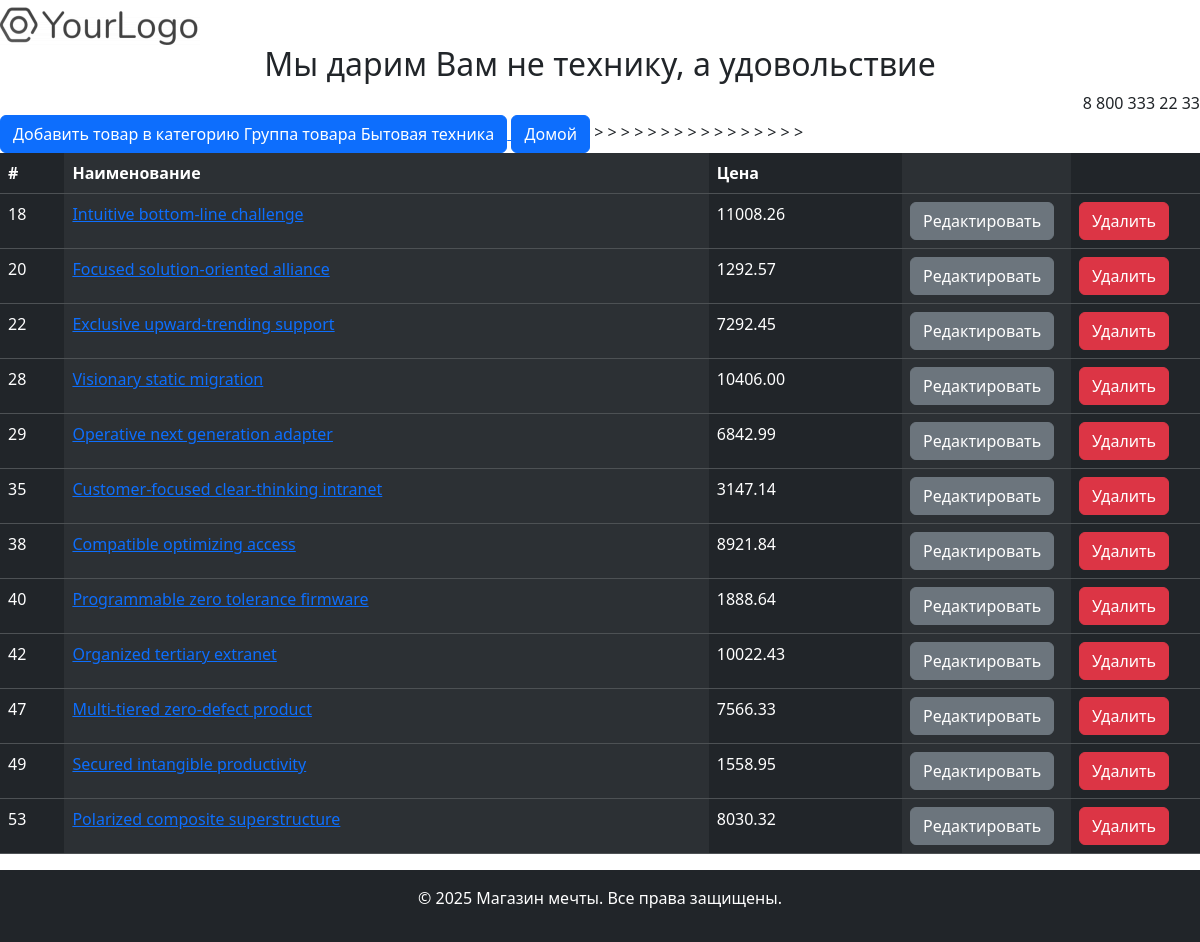
The app's page /products/4 with its own data.
### shop_store/models.py (models this page shows, shortened)
class Category(models.Model):
    name = models.CharField(max_length=50,validators=[MinLengthValidator(5)])
    description = models.TextField()
    def __str__(self):
        return f'Группа товара {self.name}'

class Product(models.Model):
    name = models.CharField( max_length=100,validators=[MinLengthValidator(5)])
    description = models.TextField()
    price = models.DecimalField(max_digits=10, decimal_places=2,validators=[MinValueValidator(10),MaxValueValidator(10000)])
    created_at = models.DateTimeField(auto_now_add=True)
    category = models.ForeignKey('Category', on_delete=models.CASCADE,related_name='category')

### shop_store/views.py (the view)
# urls.py: path('products/<int:category_id>', ProductListView.as_view(),name='products'),
class ProductListView(ListView):
    model = Product
    template_name = 'products.html'
    context_object_name = 'content'
    def get_queryset(self):
        category_id=self.kwargs['category_id']
        queryset = super().get_queryset()
        return queryset.filter(category_id=category_id)
    def get_context_data(self, **kwargs):
        category_id=self.kwargs['category_id']
        context = super().get_context_data(**kwargs)
        context['category_name'] = Category.objects.get(pk=category_id)
        context['category_id'] = category_id
        return context

### shop_store/templates/products.html (shortened to what this page needs)
{% load static %}
<!DOCTYPE html>
<html lang="en">
<head>
        {% include 'head.html' %}
</head>
<body>
    <header>
 	<div align="left">
                <img src="{% static 'image/logo.png' %}"  alt="My logo" loading="lazy">
    </div>
    <div  align="center" ><h2>Мы дарим Вам не технику, а удовольствие</h2></div>
    <div class="phone1 show_phone_icon" align="right">8 800 333 22 33</div>
    </header>
    <main>
            <a href="{% url 'product_add' category_id %}">  <button type="submit" class="btn btn-primary" > Добавить товар в категорию {{category_name}} </button> </a>
            <a href="{% url 'index' %}"> <button type="submit" class="btn btn-primary" > Домой </button></a>
        <table class="table table-dark table-striped-columns" width="400px">
                <tr>
                    <th width="5%">#</th>>
                    <th width="50%">Наименование</th>>
                    <th width="15%">Цена</th>>
                    <td width="10%"></td>
                    <td width="10%"></td>
                </tr>>
                {% for prod in content %}
                    <tr>
                         <td>   {{ prod.id }}</td>
                         <td>   <a href="{% url 'product' prod.id %}">   {{ prod.name }} </a> </td>
                         <td>   {{ prod.price }}</td>
                         <td>    <a href="{% url 'product_edit' prod.id %}" class="btn btm-sm btn-secondary">Редактировать</a></td>>
                         <td>    <a href="{% url 'product_delete' prod.id %}" class="btn btm-sm btn-danger">Удалить</a></td>
                {% endfor  %}
        </table>
    </main>
   <footer class="bg-dark text-white text-center py-3">
        {% include 'footer.html' %}
   </footer>
</body>
</html>

### records on screen
Category: name "Группа товара Бытовая техника"
Product: id "18", name "Intuitive bottom-line challenge", price "11008.26"
Product: id "20", name "Focused solution-oriented alliance", price "1292.57"
Product: id "22", name "Exclusive upward-trending support", price "7292.45"
Product: id "28", name "Visionary static migration", price "10406.00"
Product: id "29", name "Operative next generation adapter", price "6842.99"
Product: id "35", name "Customer-focused clear-thinking intranet", price "3147.14"
Product: id "38", name "Compatible optimizing access", price "8921.84"
Product: id "40", name "Programmable zero tolerance firmware", price "1888.64"
Product: id "42", name "Organized tertiary extranet", price "10022.43"
Product: id "47", name "Multi-tiered zero-defect product", price "7566.33"
Product: id "49", name "Secured intangible productivity", price "1558.95"
Product: id "53", name "Polarized composite superstructure", price "8030.32"
